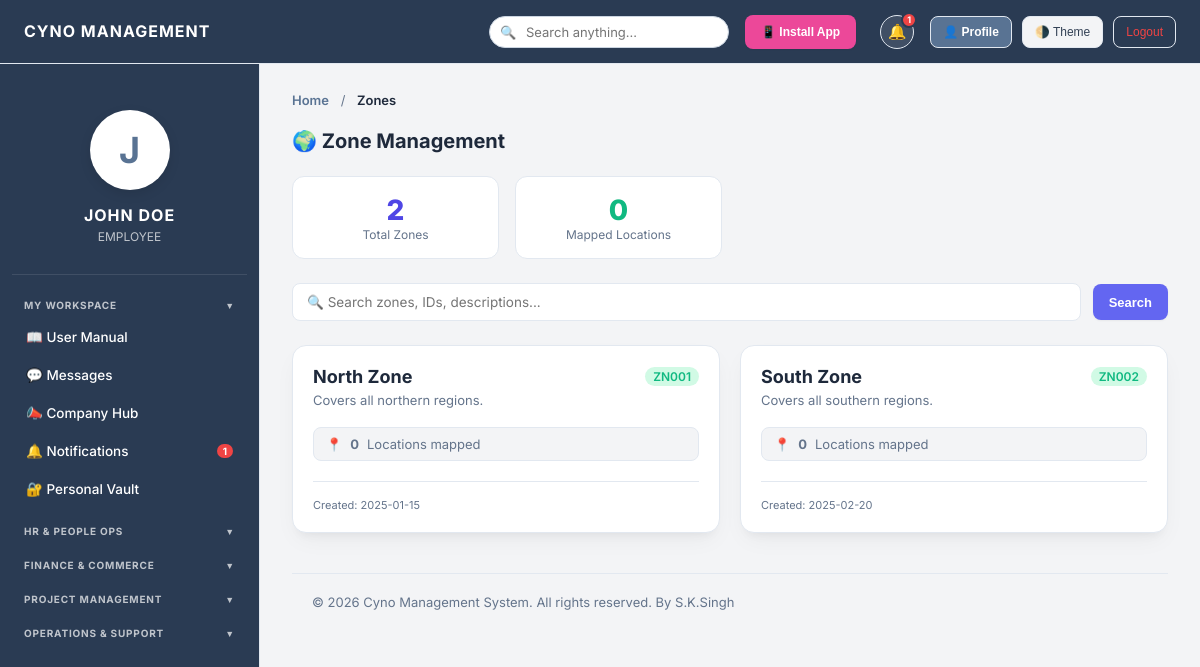
The page /zones.php (signed in) on the database its author committed.
### tables this page shows
CREATE TABLE zones (
        id INTEGER PRIMARY KEY AUTOINCREMENT,
        zone_id TEXT UNIQUE NOT NULL,
        zone_name TEXT NOT NULL,
        description TEXT,
        created_date TEXT
    );

### zones.php (the view, shortened to what this page needs)
<?php
require_once 'includes/header.php';
require_once 'includes/sidebar.php';
$searchQ = trim($_GET['q'] ?? '');
$sql = "SELECT z.*, (SELECT COUNT(*) FROM locations l WHERE l.zone = z.zone_name) as location_count FROM zones z WHERE 1=1";
$params = [];
$sql .= " ORDER BY z.zone_name ASC";
$stmt = $pdo->prepare($sql);
$stmt->execute($params);
$zones = $stmt->fetchAll(PDO::FETCH_ASSOC);
$totalZones = count($zones);
$totalLocationsMapped = $pdo->query("SELECT COUNT(*) FROM locations WHERE zone IN (SELECT zone_name FROM zones)")->fetchColumn();
?>
<div class="content-section active">
    <div class="section-header">
        <h2>🌍 Zone Management</h2>
    </div>
    <div style="display:grid; grid-template-columns:repeat(auto-fill,minmax(200px,1fr)); gap:16px; margin-bottom:24px;">
        <div class="stat-mini"><div style="font-size:28px;font-weight:800;color:#4f46e5;"><?= $totalZones ?></div><div style="font-size:12px;color:var(--text-muted);">Total Zones</div></div>
        <div class="stat-mini"><div style="font-size:28px;font-weight:800;color:#10b981;"><?= $totalLocationsMapped ?></div><div style="font-size:12px;color:var(--text-muted);">Mapped Locations</div></div>
    </div>
    <form method="GET" style="display:flex; gap:12px; flex-wrap:wrap; margin-bottom:24px; align-items:center;">
        <input type="text" name="q" value="<?= htmlspecialchars($searchQ) ?>" placeholder="🔍 Search zones, IDs, descriptions..." style="flex:1;min-width:200px;padding:10px 14px;border:1px solid var(--border-card);border-radius:8px;background:var(--input-bg);color:var(--text-body);">
        <button type="submit" class="add-button" style="background:#6366f1;">Search</button>
    </form>
    <?php if(empty($zones)): ?>
    <div style="text-align:center;padding:60px;color:var(--text-muted);">
        <div style="font-size:48px;margin-bottom:16px;">🗺️</div>
        <p>No zones found.</p>
    </div>
    <?php else: ?>
    <div class="zone-grid">
        <?php foreach($zones as $z): ?>
        <div class="zone-card">
            <div>
                <div class="zone-title">
                    <?= htmlspecialchars($z['zone_name']) ?>
                    <span class="zone-id"><?= htmlspecialchars($z['zone_id']) ?></span>
                </div>
                <div class="zone-desc"><?= nl2br(htmlspecialchars($z['description'] ?? 'No description provided.')) ?></div>
                <div style="display:flex; align-items:center; gap:8px; font-size:13px; color:var(--text-muted); background:var(--bg-body); padding:8px 12px; border-radius:8px; border:1px solid var(--border-card);">
                    <span>📍</span>
                    <strong><?= $z['location_count'] ?></strong> Locations mapped
                </div>
            </div>
            <div style="margin-top:20px; display:flex; justify-content:space-between; align-items:center; border-top:1px solid var(--border-card); padding-top:16px;">
                <span style="font-size:11px; color:var(--text-muted);">Created: <?= explode(' ', $z['created_date'])[0] ?></span>
            </div>
        </div>
        <?php endforeach; ?>
    </div>
    <?php endif; ?>
</div>
<?php require_once 'includes/footer.php'; ?>

### assets/css/style.css (style rules this page uses)
:root { --bg-body: #f3f4f6; --bg-header: #2a3b53; --bg-sidebar: #2a3b53; --bg-main: #f3f4f6; --bg-card: #ffffff; --bg-hover: rgba(255, 255, 255, 0.1); --border-card: #e2e8f0; --text-heading: #1e293b; --text-body: #334155; --text-muted: #64748b; --input-bg: #ffffff; --input-border: #cbd5e1; --table-header: #f8fafc; --primary-color: #597393; --primary-hover: #475f7e; --primary-light: rgba(255, 255, 255, 0.15); --success: #10b981; --warning: #f59e0b; --danger: #ef4444; --modal-overlay: rgba(15,23,42,0.6); --shadow-xs: 0 1px 2px 0 rgba(0, 0, 0, 0.05); --shadow-sm: 0 4px 6px -1px rgba(0, 0, 0, 0.05), 0 2px 4px -2px rgba(0, 0, 0, 0.05); --shadow-soft: 0 10px 25px -5px rgba(0, 0, 0, 0.05), 0 8px 10px -6px rgba(0, 0, 0, 0.05); --radius-sm: 8px; --radius-md: 12px; --radius-lg: 16px; --sidebar-w: 260px; --header-h: 64px; }
*, *::before, *::after { margin:0; padding:0; box-sizing:border-box; }
html { font-size:14px; -webkit-font-smoothing:antialiased; }
body { font-family:'Inter',system-ui,sans-serif; background:var(--bg-body); color:var(--text-body); min-height:100vh; overflow:hidden; }
h1,h2,h3,h4,h5,h6 { font-weight:600; color:var(--text-heading); line-height:1.3; }
.content-section.active { display:block; }
.section-header, .header-action { display:flex; justify-content:space-between; align-items:center; margin-bottom:22px; }
.section-header h2, .header-action h2 { font-size:20px; font-weight:700; color:var(--text-heading); margin:0; }
.add-button, .btn-primary, .btn, button.submit, .submit { display:inline-flex; align-items:center; gap:6px; height:36px; padding:0 16px; background:var(--primary-color); color:#fff; border:none; border-radius:var(--radius-sm); font-size:13px; font-weight:600; cursor:pointer; transition:background .2s, transform .1s, box-shadow .2s; white-space:nowrap; box-shadow:var(--shadow-xs); }
.form-group input, .form-group select, .form-group textarea, input[type="text"], input[type="email"], input[type="number"], input[type="password"], input[type="date"], input[type="month"], select, textarea { width:100%; padding:10px 14px; border:1px solid var(--input-border); border-radius:var(--radius-md); font-size:13.5px; font-family:inherit; background:var(--input-bg); color:var(--text-body); transition:border-color .2s ease, box-shadow .2s ease, transform .2s ease; outline:none; }
.content-section.active { animation: fadeInUp .35s ease-out; }

### zones.php (style rules this page uses)
.zone-grid { display: grid; grid-template-columns: repeat(auto-fill, minmax(320px, 1fr)); gap: 20px; }
.zone-card { background: var(--bg-card); border: 1px solid var(--border-card); border-radius: 14px; padding: 20px; box-shadow: var(--shadow-soft); transition: box-shadow 0.2s; display: flex; flex-direction: column; justify-content: space-between; }
.zone-title { font-size: 18px; font-weight: 700; color: var(--text-heading); margin-bottom: 4px; display: flex; justify-content: space-between; align-items: center; }
.zone-id { font-size: 12px; font-weight: 600; color: #10b981; background: #d1fae5; padding: 2px 8px; border-radius: 99px; }
.zone-desc { font-size: 13px; color: var(--text-muted); line-height: 1.5; margin-bottom: 16px; }
.stat-mini { background: var(--bg-card); border: 1px solid var(--border-card); border-radius: 12px; padding: 16px 24px; text-align: center; }

### rows shown on the page
zones: zone_name "North Zone", zone "ZN001", description "Covers all northern regions.", location_count "0", created_date "2025-01-15"
zones: zone_name "South Zone", zone "ZN002", description "Covers all southern regions.", location_count "0", created_date "2025-02-20"

### other values the page prints
$GLOBAL_SETTINGS['company_name'] "CYNO MANAGEMENT"
$_notifCount "1"
substr($_SESSION['name'],0,1) "J"
$_SESSION['name'] "JOHN DOE"
$_SESSION['role'] "EMPLOYEE"
$nc "1"
$pageTitle "Zones"
$totalZones "2"
$totalLocationsMapped "0"
